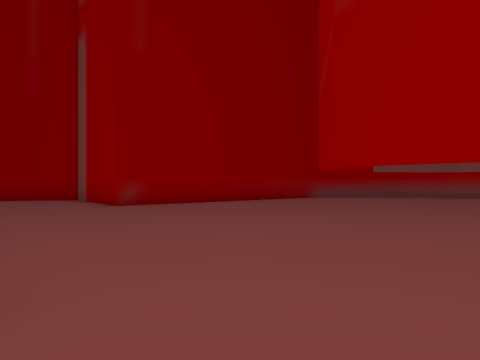
[1] (above)

21 first-person views from a walk through a level from a Godot 3-D game. The camera is 1.4 m above the floor, looks level and sees 70° across. The floor is counted in squares, 2 m on a side. Each view is taken from the middle of a square. On the plan, view 1 faces up. The plan holds only what a view shows up to about 11 squares ahead; the rest is blank. The place goes on beyond the plan.

[2]
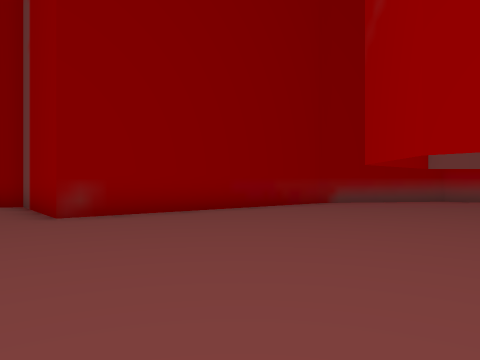

[3]
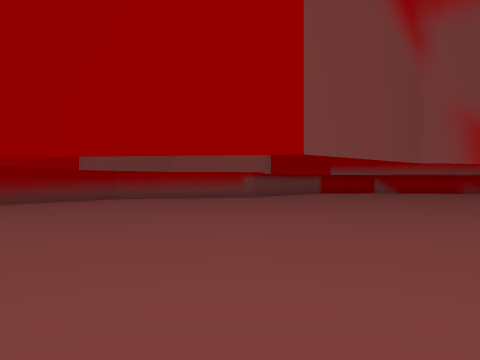

[4]
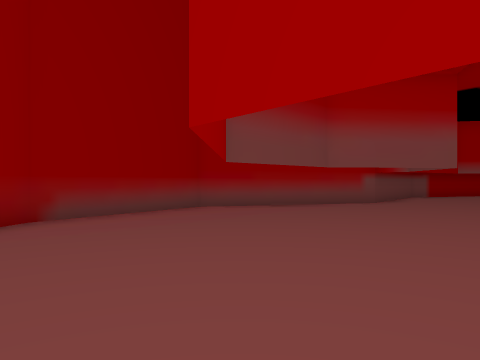

[5]
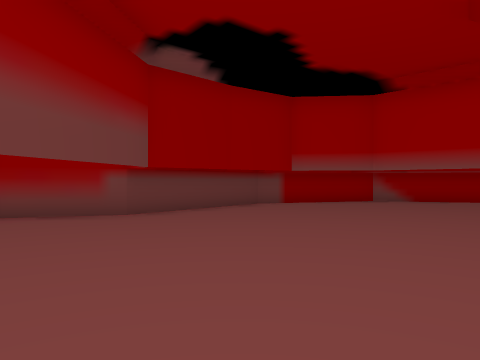

[6]
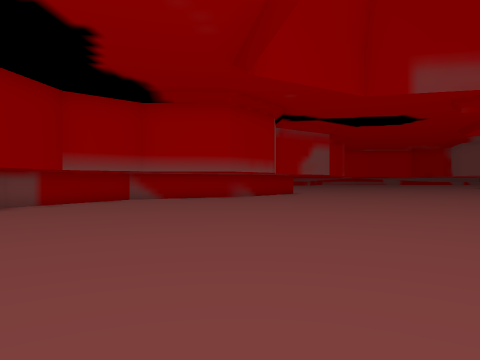

[7]
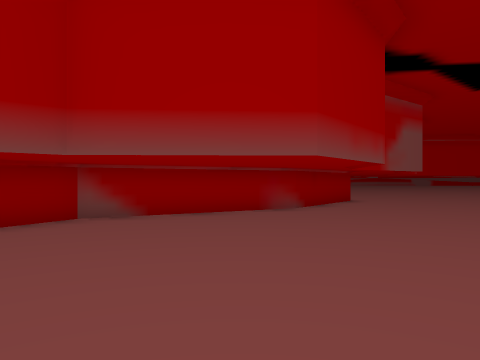

[8]
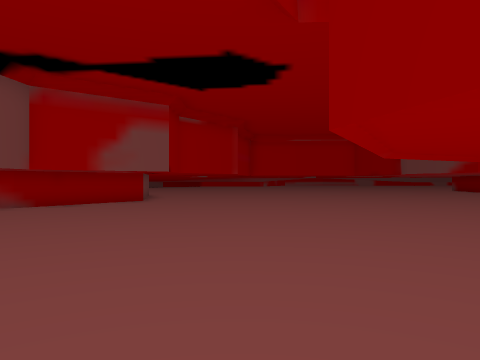

[9]
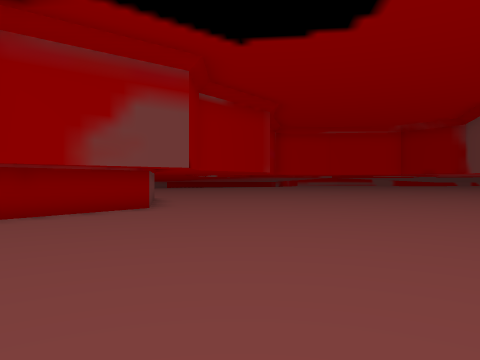

[10]
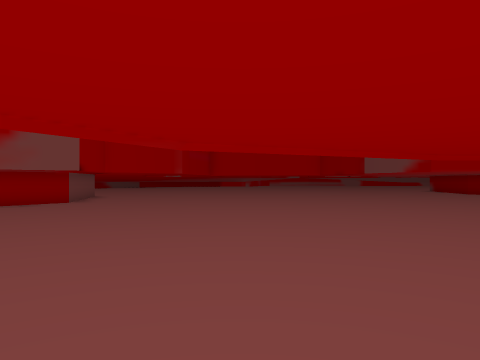

[11]
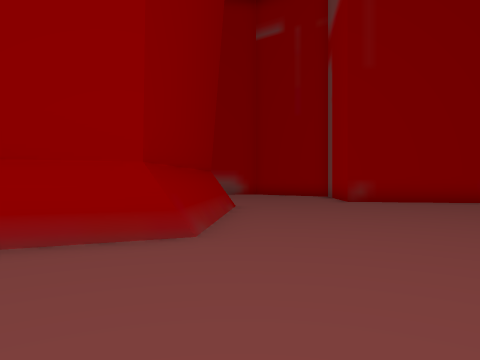

[12]
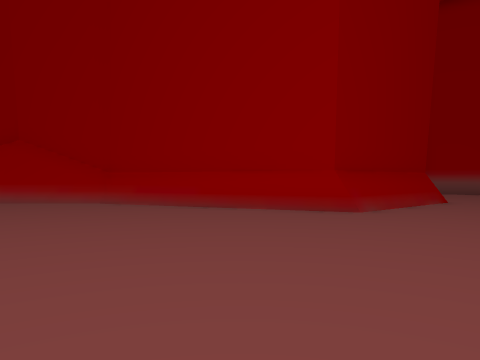

[13]
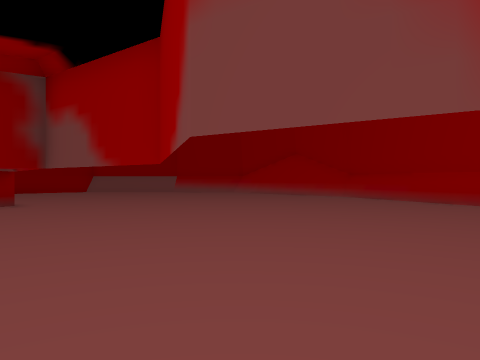

[14]
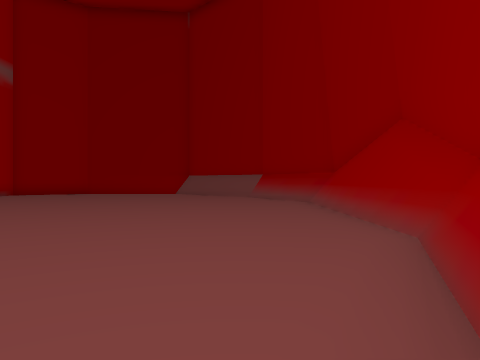

[15]
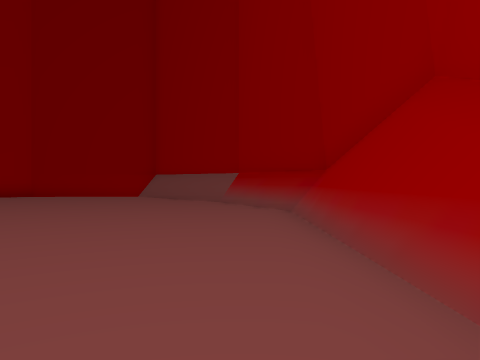

[16]
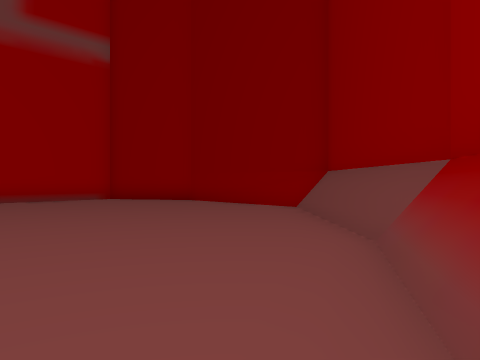

[17]
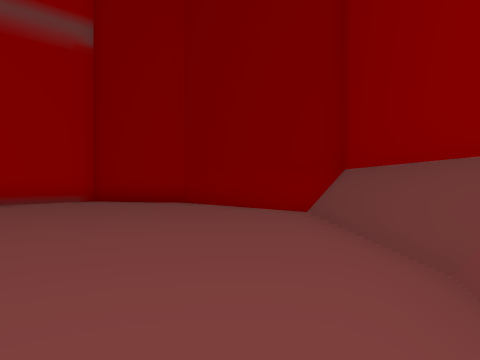

[18]
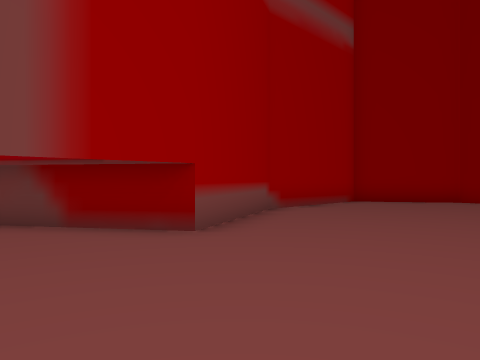

[19]
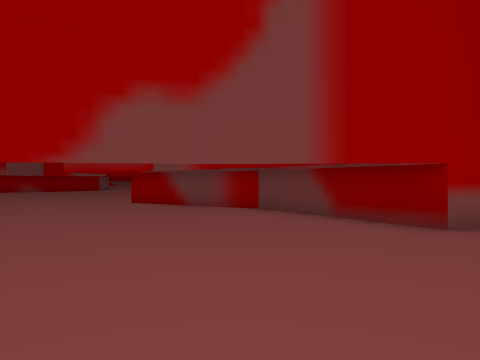

[20]
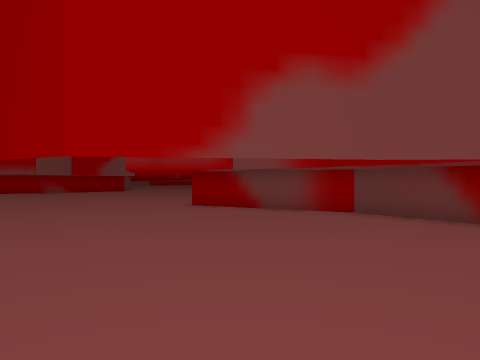

[21]
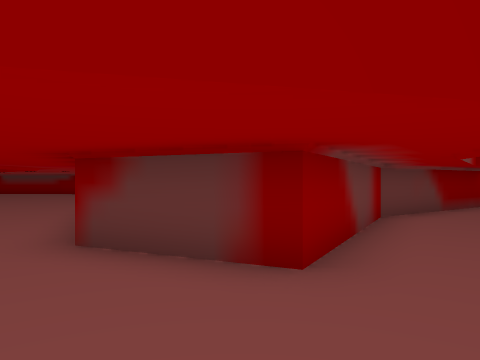

### Floor plan
Points are (right, up) in squares from view 1. A wall is a line through its corners. A room is listed if a view was taken in it or the views show most of it. See-through windows are left out.
Room 1 (views 1, 2, 3, 4, 5, 6, 7, 8, 9, 10, 11, 12, 13, 14, 15, 16, 17, 18, 19, 20, 21)
walls: (-1.5, 1.4) (-4, -4.7); (-2.7, -1.1) (-3.4, -2.5); (-3.5, -2.7) (-4.4, -4.5); (8.3, -16.3) (8.4, -12.4) (6.7, -8.9) (10.4, -6.5) (12.5, -2.7) (14.8, -3.7); (-4.5, -4.8) (-4.7, -5.2); (26.4, 3.6) (24.6, 3.3) (21.5, 5.6) (19.2, 9.9) (15.6, 11.8) (11.3, 11.5) (6.6, 14.1) (2.5, 13.4) (-3.3, 9.2) (-5.6, 11.8) (-6.2, 11.7); (-4.5, -8.3) (-4.5, -10.8); (5.7, -18.2) (7.6, -17); (-5, 5.1) (-1.7, 1.3) (-4.8, -5.1) (-4.5, -10.7); (-4.6, -10.3) (-4.8, -11.6) (-2.8, -15.3); (-4.6, -11.5) (-2.6, -15.2); (-2.9, -15.2) (0.8, -18.8) (1.8, -18.7); (0.9, -18.5) (4, -18.5); (0.8, -18.8) (5.7, -18.2)
low walls: (-4.5, -5.1) (-4.5, -7.2); (-4.8, 5.3) (-1.5, 1.4); (-4.3, -11.6) (-2.4, -15); (-1.9, -15.5) (1.1, -18.5); (-1.3, -16.4) (-0.5, -17.2); (-2.3, -15.5) (-1.5, -16.3); (-0.2, -17.5) (0.9, -18.5)

Where each view was taken, in squares from view 1:
view 1: 0 up, 0 right, facing up
view 2: 3 up, 0 right, facing up
view 3: 2 up, 1 right, facing up-right
view 4: 7 up, 1 right, facing up-right
view 5: 5 up, 8 right, facing up-right
view 6: 6 up, 7 right, facing right
view 7: 7 up, 13 right, facing right
view 8: 0 up, 13 right, facing right
view 9: 1 up, 16 right, facing right
view 10: 2 down, 14 right, facing right
view 11: 1 down, 2 right, facing up-left
view 12: 1 down, 6 right, facing left
view 13: 2 up, 9 right, facing down-left
view 14: 1 down, 2 left, facing down
view 15: 4 down, 3 left, facing down
view 16: 11 down, 4 left, facing down-right
view 17: 12 down, 3 left, facing down-right
view 18: 6 down, 3 right, facing down-right
view 19: 6 down, 2 right, facing right
view 20: 4 down, 3 right, facing right
view 21: 0 up, 13 right, facing down
